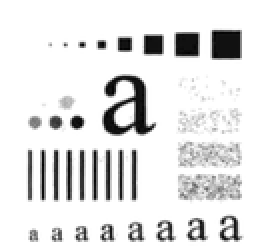
%> input picture labs/171860607_2/assignment3/asset/image/455.png, 128 x 125 px, shrunk from 424 x 414 before the run (shown 2 times larger)
$ octave main.m   (GNU Octave 9; MATLAB toolbox functions it lacks are replaced by stand-ins)
%> lines starting %> are read from the running program, lines starting %| are printed output that depends on the picture
### labs/171860607_2/assignment3/code/code3.m
function [final] =code3(Gauss_D)
%> called with Gauss_D = 30
%Gauss_D=60;
n=2;
%pic-A
f=rgb2gray(imread('455.png'));
%> f: size 125x128 uint8; min 0, max 255, mean 226.5
f=mat2gray(f);
%> f: size 125x128 double
[x,y]=size(f);
%> x = 125; y = 128
subplot(331);imshow(f,[]);
newf=zeros(2*x,2*y);
newf(1:x,1:y)=f;
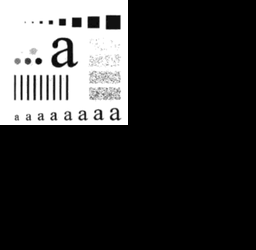
%> newf: size 250x256 double; min 0, max 1, mean 0.222
newff=double(zeros(2*x,2*y));
%pic-C
for i = 1 : (x*2)
    for j = 1 : (y*2)
        newff(i,j) = double(newf(i,j))*((-1)^(i+j));
    end
end
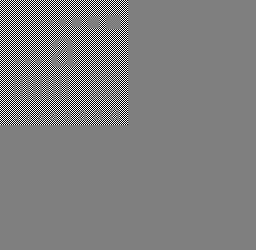
%> newff: size 250x256 double; min -1, max 1, mean 1.78e-06; drawn with min black and max white
subplot(333);imshow(newff,[]);
%pic-D
ff=fft2(newff);
%pic-E %TODO
Hf = zeros(2*x,2*y);
for u = 1 :2*x
    for v = 1:2*y
        %巴特沃斯高通滤波器为 D0./D,巴特沃斯低通滤波器为 D./D0
        Hf(u,v) = 1./(1+(Gauss_D./sqrt(((u-(x+1.0))^2+(v-(y+1.0))^2))).^(2*n));
        %H=1./(1+(D./D0).^(2*n));              %设计巴特沃斯低通滤波器

        %Hf(u,v) = exp((-((u-(x+1.0))^2+(v-(y+1.0))^2))/( 2 * Gauss_D^2));%高斯低通滤波器
        %Hf(u,v) = 1.0-exp((-((u-(x+1.0))^2+(v-(y+1.0))^2))/( 2 * Gauss_D^2)); %高斯高通滤波器
    end
end
%pic-F
Gf = Hf.*ff;
%pic-G
gpf=ifft2(Gf);
gpf = real(gpf);
for i = 1 : x
    for j = 1 : y
        gpf(i,j) = gpf(i,j)*(-1)^(i+j);
    end
end
%> gpf: size 250x256 double; min -0.666, max 0.602, mean 0.00361
%pic-H
final=gpf(1:x,1:y);

### labs/171860607_2/assignment3/code/main.m
final1=code3(30);
final2=code3(60);
%> call 2 of code3, with Gauss_D = 60
%> after the loop in code3 (call 2), `for u = 1 :2*x`:
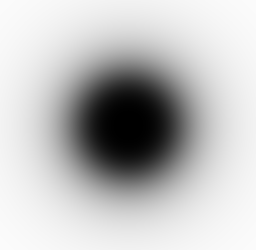
%> Hf: size 250x256 double; min 0, max 0.988, mean 0.755
%> after the loop in code3 (call 2), `for i = 1 : x`:
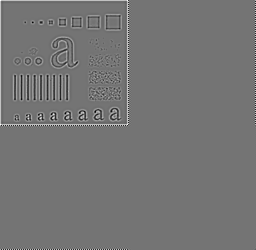
%> gpf: size 250x256 double; min -0.364, max 0.433, mean 0.00152; drawn with min black and max white
final3=code3(120);
%> call 3 of code3, with Gauss_D = 120
%> after the loop in code3 (call 3), `for u = 1 :2*x`:
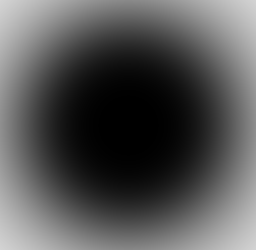
%> Hf: size 250x256 double; min 0, max 0.832, mean 0.334
%> after the loop in code3 (call 3), `for i = 1 : x`:
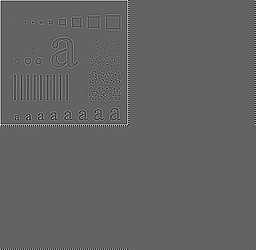
%> gpf: size 250x256 double; min -0.103, max 0.16, mean 0.000377; drawn with min black and max white
subplot(142);imshow(log(abs(final1)+1),[]); title('D0=30');
subplot(143);imshow(log(abs(final2)+1),[]); title('D0=60');
subplot(144);imshow(log(abs(final3)+1),[]); title('D0=120');
%> after `imshow(log(abs(final3)+1),[])`:
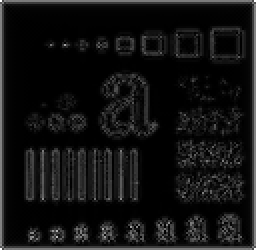
%> displayed picture: size 125x128, on the screen's scale of 0 to 255 (shown 2 times larger); min 0, max 255, mean 18.5
f=rgb2gray(imread('455.png'));
f=mat2gray(f);
subplot(141);imshow(f,[]); title('原图');
